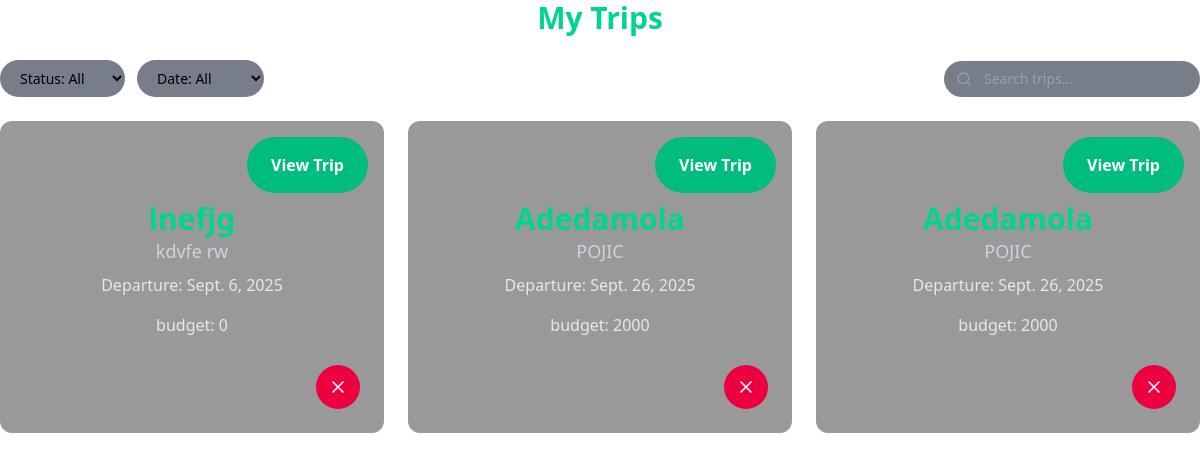
/Trips/, run on the app's committed database.
### Trips/models.py (models this page shows, shortened)
class Trips(models.Model):
    title = models.CharField(max_length=100)  # Changed TextField to CharField for titles
    destination = models.CharField(max_length=200)  # Changed TextField to CharField for destinations
    depature_date = models.DateField()  # Date of departure
    return_date = models.DateField()  # Date of return
    budget = models.PositiveIntegerField(default=0)  # Trip budget
    image = models.ImageField(null=True, blank=True, upload_to="media/trip_images/")  # Store images in 'media/trip_images/'

### Trips/views.py (the view)
# urls.py: path('', views.trip_list, name='trip'),
def trip_list(request):
    trips = Trips.objects.all().order_by('depature_date')
    context = {
        "trips": trips
    }
    return render(request, 'Trips/trip_list.html', context)

### templates/Trips/trip_list.html (shortened to what this page needs)
{% extends 'Base.html' %}
{% load static %}
{% block main %}
<h1 class="text-3xl font-semibold text-center text-emerald-400 mb-6">My Trips</h1>
<section class="mb-6 flex flex-col sm:flex-row gap-4 sm:items-center sm:justify-between">
    <div class="flex gap-3">
        <select class="bg-slate-800/60 text-sm rounded-full px-4 py-2 focus:outline-none">
            <option>Status: All</option>
        </select>
        <select class="bg-slate-800/60 text-sm rounded-full px-4 py-2 focus:outline-none">
            <option>Date: All</option>
        </select>
    </div>
    <div class="relative w-full sm:w-64">
        <input
            class="bg-slate-800/60 placeholder-slate-400 rounded-full pl-10 pr-4 py-2 text-sm w-full focus:outline-none focus:ring-2 focus:ring-emerald-500"
            placeholder="Search trips..." />
        <svg class="w-4 h-4 absolute left-3 top-2.5 text-slate-400" fill="none" stroke="currentColor"
            viewBox="0 0 24 24">
            <path stroke-linecap="round" stroke-linejoin="round" stroke-width="2"
                d="M21 21l-4.35-4.35M11 19a8 8 0 100-16 8 8 0 000 16z" />
        </svg>
    </div>
</section>
<section class="grid grid-cols-1 sm:grid-cols-2 lg:grid-cols-3 gap-6">
    {% for trip in trips %}
    <div class="relative bg-cover bg-center rounded-xl overflow-hidden"
        style="background-image: url('https://source.unsplash.com/1600x900/?road,car');">
        <div class="overlay absolute inset-0 bg-black/40"></div>
        <div class="relative z-10 h-full flex flex-col justify-center items-center text-center px-6 py-20">
            <h2 class="text-3xl font-semibold text-emerald-400">{{ trip.title }}</h2>
            <p class="text-lg text-slate-300 mb-2">{{ trip.destination }}</p>
            <p class="text-md text-slate-200 mb-4">Departure: {{ trip.depature_date }}</p>
            <p class="text-md text-slate-200 mb-4">budget: {{ trip.budget }}</p>
            <div class="absolute top-4 right-4 z-20 p-2 bg-emerald-500 hover:bg-emerald-400 rounded-full">
                <a href="{% url 'trip_detail' pk=trip.pk %}">
                    <button
                        class="px-4 py-2 text-white font-semibold rounded-full bg-emerald-500 hover:bg-emerald-400 transition duration-300">
                        View Trip
                    </button>
                </a>
            </div>
            <form action="{% url 'trip_delete' pk=trip.pk %}" method="POST" class="absolute bottom-6 right-6 z-20">
                <button type="submit" class="p-3 bg-rose-600 hover:bg-rose-500 text-white rounded-full">
                    <svg xmlns="http://www.w3.org/2000/svg" class="w-5 h-5" fill="none" stroke="currentColor"
                        viewBox="0 0 24 24" stroke-width="2">
                        <path stroke-linecap="round" stroke-linejoin="round" stroke-width="2"
                            d="M6 18L18 6M6 6l12 12" />
                    </svg>
                </button>
            </form>
        </div>
    </div>
    {% endfor %}
</section>
{% endblock %}

### data on the page
Trips: destination "kdvfe rw", depature_date "Sept. 6, 2025", budget "0"
Trips: destination "POJIC", depature_date "Sept. 26, 2025", budget "2000"
Trips: destination "POJIC", depature_date "Sept. 26, 2025", budget "2000"
